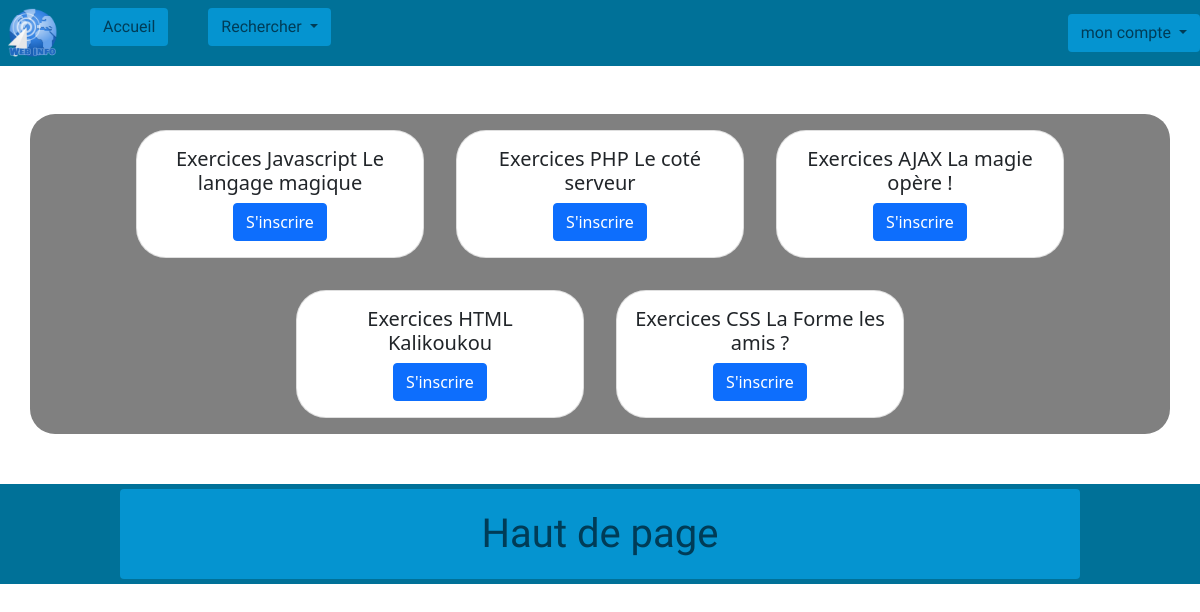
Screenshot of /index.php/formateur/search_formation with the database file from the repository.
### tables this page shows
CREATE TABLE p3_g1_formation (
    id                  INTEGER primary key auto_increment,
    titre               VARCHAR(50),
    description         VARCHAR(400),
    nb_heure            INTEGER,
    date_debut          DATE,
    date_fin            DATE,
    ref_id_admin        INTEGER NOT NULL, FOREIGN KEY(ref_id_admin) REFERENCES p3_g1_administrateur(id)
);

### application/controllers/Formateur.php (called while the page is built, shortened)
<?php
class Formateur extends CI_Controller {
    public function search_formation()
    {
        $data['pageName'] = 'index';
        $data['type'] = 'formateur';
        $this->load->model('Formation_model');
        $this->load->view('body/header_connected', $data);
        $data['list'] = $this->Formation_model->select_all();
        $this->load->view('search/formation', $data);
        $this->load->view('body/footer');
    }
}

### index.php (called while the page is built, shortened)
<?php
require_once BASEPATH.'core/CodeIgniter.php';

### application/models/Formation_model.php (called while the page is built, shortened)
<?php
class Formation_model extends CI_Model {
    public function select_all()
    {
        $this->db->select('*');
        $this->db->from('p3_g1_formation');
        $query = $this->db->get();
        return $query->result();
    }
}
?>

### application/views/search/formation.php (the view)
<div class="container justify-content-center">
    <div class="container_search mt-5 flex-wrap" id='search_parent' style='height: auto;'>
        <?php
        for  ($i = 0; $i < count($list); $i++) { ?>
            <div class='card m-3' style='width: 18rem;'>
                <div class='card-body justify-content-center text-center'>
                    <h5 class="card-title"><?= $list[$i]->titre . ' ' . $list[$i]->description; ?></h5>
                    <a class="btn btn-primary" href="<?= site_url('profils/Formation&id='. $list[$i]->id); ?>">S'inscrire</a>
                </div>
            </div>
        <?php
        } ?>
    </div>
</div>

### assets/css/search.css (style rules this page uses)
.container_search { display: flex; flex-flow: row wrap; justify-content: center; align-items: center; width: 100%; border-radius: 50px; }
.container_search .card { border-radius: 30px; }

### assets/css/edit.css (style rules this page uses)
.container { border-radius: 25px 25px 25px 25px; background-color: gray; }

### assets/css/header.css (style rules this page uses)
* { box-sizing: border-box; margin: 0px; padding: 0px; }

### rows the page displays
p3_g1_formation: titre "Exercices Javascript", description "Le langage magique"
p3_g1_formation: titre "Exercices PHP", description "Le coté serveur"
p3_g1_formation: titre "Exercices AJAX", description "La magie opère !"
p3_g1_formation: titre "Exercices HTML", description "Kalikoukou"
p3_g1_formation: titre "Exercices CSS", description "La Forme les amis ?"
